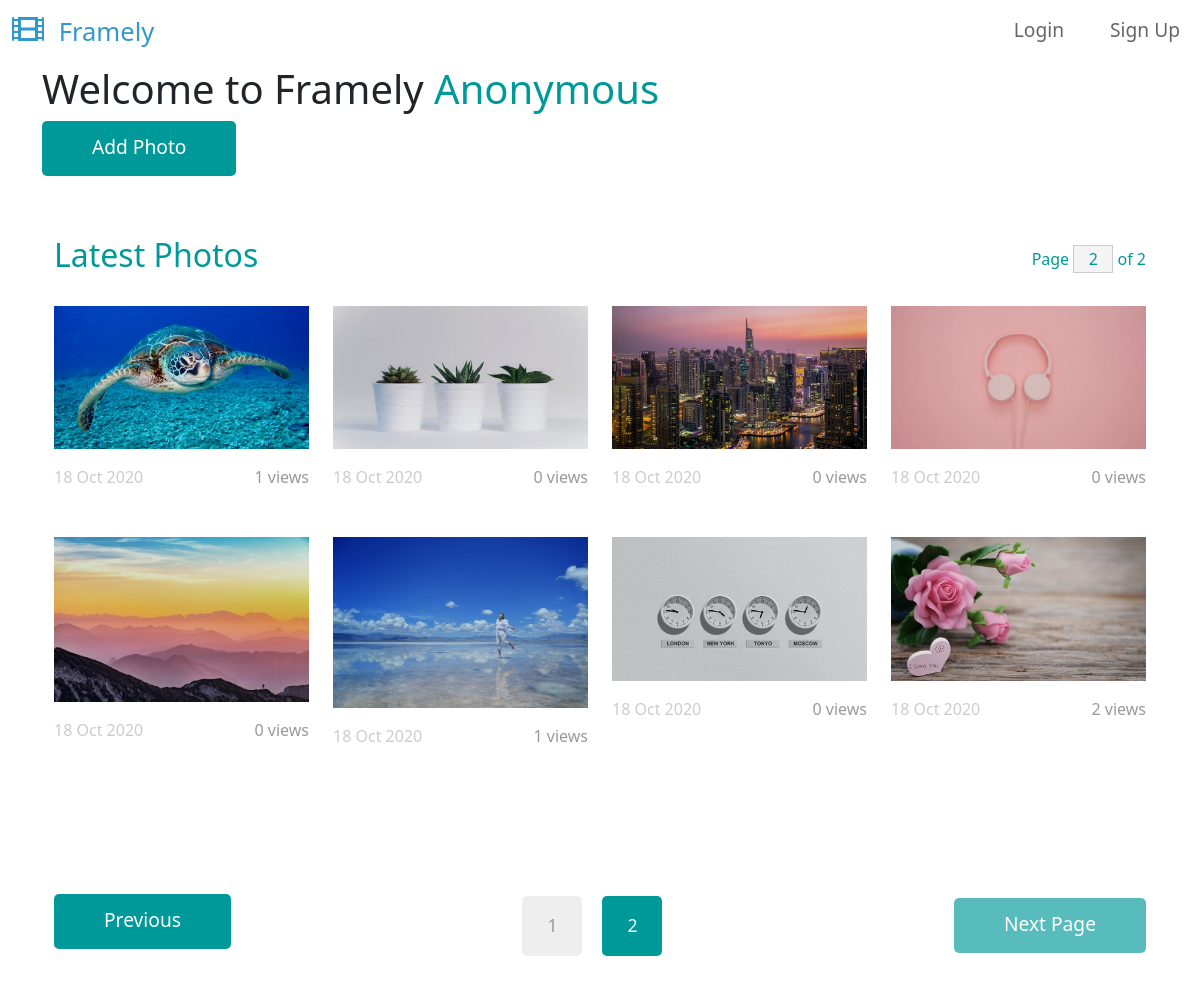
Screenshot of /?page=2 with the database file from the repository.
### base/models.py (models this page shows, shortened)
class Photo(models.Model):
    user = models.ForeignKey(
        settings.AUTH_USER_MODEL, on_delete=models.CASCADE, null=True, blank=True
    )
    short_title = models.CharField(max_length=15)
    slug = models.SlugField(blank=True)
    image = models.ImageField(max_length=200)
    created = models.DateField(auto_now_add=True)
    views = models.ManyToManyField(
        settings.AUTH_USER_MODEL,
        related_name="photos_viewed",
    )
    class Meta:
        ordering = ["-created", "-id"]

### base/views.py (the view)
# urls.py: path("", views.HomeView.as_view(), name="home"),
class HomeView(View):
    template_name = "home.html"
    photo_list = Photo.objects.all()
    def get(self, request):
        paginator = Paginator(self.photo_list, 8)
        num_pages = paginator.num_pages
        page_range = paginator.page_range
        page = request.GET.get("page") or 1
        if int(page) not in page_range:
            page = num_pages
        current_page = paginator.get_page(page)
        context = {
            "current_page": current_page,
            "page_num": int(page),
            "num_pages": num_pages,
            "page_range": page_range,
        }
        return render(request, self.template_name, context=context)

### templates/home.html (shortened to what this page needs)
{% extends 'base.html' %}
{% block content %}
    <h1>Welcome to Framely
        <span class="tm-text-primary">
        {% if request.user.is_authenticated %}
            {{user.username}}
        {% else %}
            Anonymous
        {% endif %}
        </span>
    </h1>
    <a href="{% url 'create-photo' %}" class="btn btn-primary tm-btn">Add Photo</a>
    <div class="container-fluid tm-container-content tm-mt-60">
        <div class="row mb-4">
            <h2 class="col-6 tm-text-primary">
                Latest Photos
            </h2>
            <div class="col-6 d-flex justify-content-end align-items-center">
                <form action="" class="tm-text-primary">
                    Page <input name="page" type="text" value="{{page_num}}" size="1" class="tm-input-paging tm-text-primary"> of {{num_pages}}
                </form>
            </div>
        </div>
        <div class="row tm-mb-90 tm-gallery">
            {% for photo in current_page %}
            <div class="col-xl-3 col-lg-4 col-md-6 col-sm-6 col-12 mb-5">
                <figure class="effect-ming tm-video-item">
                    <img src="{{photo.image.url}}" alt="Image" class="img-fluid">
                    <figcaption class="d-flex align-items-center justify-content-center">
                    </figcaption>
                </figure>
                <div class="d-flex justify-content-between tm-text-gray">
                    <span class="tm-text-gray-light">18 Oct 2020</span>
                    <span>{{photo.views.count}} views</span>
                </div>
            </div>
            {% endfor %}
        </div>
        <div class="row tm-mb-90">
            <div class="col-12 d-flex justify-content-between align-items-center tm-paging-col">
                {% if current_page.has_previous %}
                    <a href="{% url 'home' %}?page={{current_page.previous_page_number}}" class="btn btn-primary tm-btn-prev mb-2">Previous</a>
                {% else %}
                    <a href="javascript:void(0);" class="btn btn-primary tm-btn-prev mb-2 disabled">Previous</a>
                {% endif %}
                <div class="tm-paging d-flex">
                    {% for i in page_range %}
                        <a href="{% url 'home' %}?page={{i}}" class="{% if i == page_num %}active{% endif %} tm-paging-link">{{i}}</a>
                    {% endfor %}
                </div>
                {% if current_page.has_next %}
                    <a href="{% url 'home' %}?page={{current_page.next_page_number}}" class="btn btn-primary tm-btn-next">Next Page</a>
                {% else %}
                    <a href="javascript:void(0);" class="btn btn-primary tm-btn-next disabled">Next Page</a>
                {% endif %}
            </div>
        </div>
    </div>
{% endblock %}

### static/css/templatemo-style.css (style rules this page uses)
a { text-decoration: none; transition: all 0.3s ease; }
.container-fluid { max-width: 1770px; }
.btn { border-radius: 0; }
.btn-primary { background-color: #009999; border: 0; border-radius: 5px; padding: 12px 50px 14px; font-size: 1.2rem; }
.btn-primary.disabled, .btn-primary:disabled { background-color: #009999; pointer-events: all; cursor: not-allowed; }
.tm-mt-60 { margin-top: 60px; }
.tm-mb-90 { margin-bottom: 90px; }
.tm-text-primary { color: #009999; }
.tm-input-paging { width: 40px; border-radius: 0; border: 1px solid #CCCCCC; background: #f4f4f4; text-align: center; }
p, .tm-text-gray { color: #999; }
.tm-text-gray-light { color: #CCC; }
.tm-video-item { position: relative; overflow: hidden; text-align: center; cursor: pointer; }
.tm-video-item img { position: relative; display: block; min-height: 100%; max-width: 100%; opacity: 0.8; }
.tm-video-item figcaption { padding: 2em; color: #fff; text-transform: uppercase; font-size: 1.25em; -webkit-backface-visibility: hidden; backface-visibility: hidden; }
.tm-video-item figcaption::before, .tm-video-item figcaption::after { pointer-events: none; }
.tm-video-item figcaption, .tm-video-item figcaption > a { position: absolute; top: 0; left: 0; width: 100%; height: 100%; }
.tm-paging-link { display: flex; justify-content: center; align-items: center; width: 60px; height: 60px; font-size: 1.1rem; color: #999; background-color: #EEEEEE; margin: 10px; border-radius: 5px; text-decoration: none; transition: all 0.3s ease; }
.tm-paging-link:hover, .tm-paging-link.active { background-color: #009999; color: #fff; }
figure.effect-ming { background: #030c17; }
figure.effect-ming img { opacity: 0.9; -webkit-transition: opacity 0.35s; transition: opacity 0.35s; }
figure.effect-ming figcaption::before { position: absolute; top: 30px; right: 30px; bottom: 30px; left: 30px; border: 2px solid #fff; box-shadow: 0 0 0 30px rgba(255,255,255,0.2); content: ''; opacity: 0; -webkit-transition: opacity 0.35s, -webkit-transform 0.35s; transition: opacity 0.35s, transform 0.35s; -webkit-transform: scale3d(1.4,1.4,1); transform: scale3d(1.4,1.4,1); }

### rows the page displays
Photo: image (picture), views.count "1"
Photo: image (picture), views.count "0"
Photo: image (picture), views.count "0"
Photo: image (picture), views.count "0"
Photo: image (picture), views.count "0"
Photo: image (picture), views.count "1"
Photo: image (picture), views.count "0"
Photo: image (picture), views.count "2"

### other values shown
{{ num_pages }} "2"
{{ i }} "1" "2"
